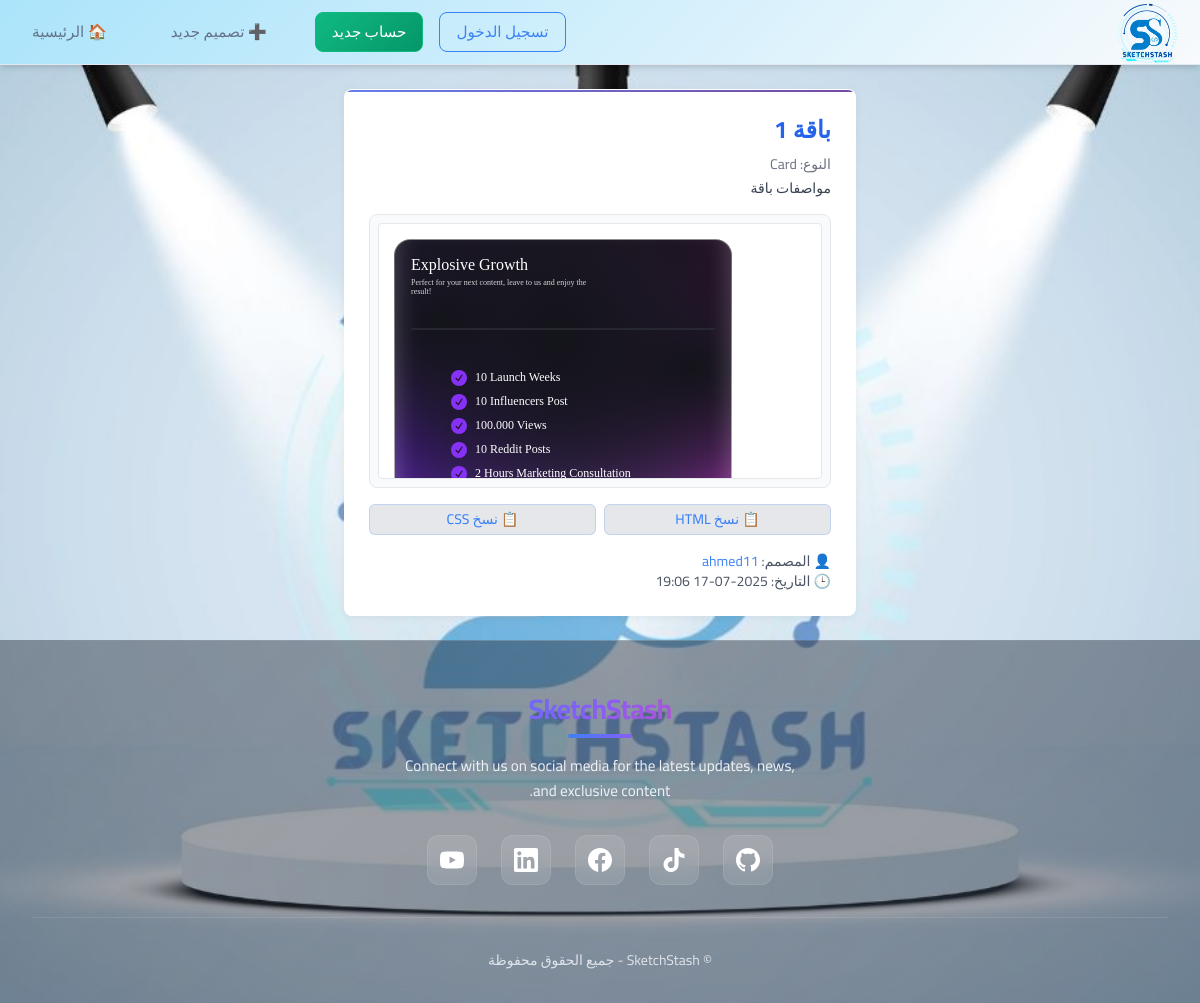
/design/20/, run on the app's committed database.
### designs/models.py (models this page shows, shortened)
class Design(models.Model):
    DESIGN_TYPES = [
        ('button', 'Button'),
        ('card', 'Card'),
        ('navbar', 'Navbar'),
        ('header', 'Header'),
        ('form', 'Form'),
        ('input', 'Input'),
        ('loader', 'Loader'),
        ('radio', 'Radio Button'),
        ('other', 'Other'),
    ]
    name = models.CharField(max_length=100)
    description = models.TextField(blank=True)
    design_type = models.CharField(max_length=20, choices=DESIGN_TYPES)
    html_code = models.TextField()
    css_code = models.TextField()
    creator = models.ForeignKey(User, on_delete=models.CASCADE, related_name='designs')
    created_at = models.DateTimeField(auto_now_add=True)

### designs/views.py (the view)
# urls.py: path('design/<int:pk>/', views.design_detail, name='design_detail'),
def design_detail(request, pk):
    design = get_object_or_404(Design, pk=pk)
    return render(request, 'designs/design_detail.html', {'design': design})

### designs/templates/designs/design_detail.html (shortened to what this page needs)
{% extends 'designs/base.html' %}
{% block content %}
<div class="form-box">
  <h1 class="text-2xl font-bold text-blue-600 mb-2">{{ design.name }}</h1>
  <p class="text-sm text-gray-500 mb-1">النوع: {{ design.get_design_type_display }}</p>
  <p class="text-gray-700 text-sm mb-4">{{ design.description|default:"بدون وصف" }}</p>
  <div class="preview-box">
    <iframe
      id="preview-iframe-{{ design.id }}"
      class="w-full h-64 border rounded bg-white"
      onload="
        const iframe = this;
        const doc = iframe.contentWindow.document;
        doc.open();
        doc.write(`<!DOCTYPE html><html><head><style>{{ design.css_code|escapejs }}</style></head><body style='margin:0;padding:1rem;'>{{ design.html_code|escapejs }}</body></html>`);
        doc.close();
      ">
    </iframe>
  </div>
  <div class="flex gap-2 mb-4">
    <button class="btn-copy" onclick="copyToClipboard(`{{ design.html_code|escapejs }}`)">📋 نسخ HTML</button>
    <button class="btn-copy" onclick="copyToClipboard(`{{ design.css_code|escapejs }}`)">📋 نسخ CSS</button>
  </div>
  <p class="text-sm text-gray-600">
    👤 المصمم:
    <a href="{% url 'designer_profile' design.creator.username %}" class="text-blue-500 hover:underline">
      {{ design.creator.username }}
    </a><br>
    🕒 التاريخ: {{ design.created_at|date:"Y-m-d H:i" }}
  </p>
</div>
{% endblock %}

### designs/static/css/stylebox.css (style rules this page uses)
body { font-family: 'Cairo', sans-serif; background-image: linear-gradient(135deg, #2a5cd100 0%, #edd6d600 100%), url('../images/backg3.jpg') !important; background-size: cover; background-position: center; background-attachment: fixed; }
.btn-copy { flex: 1; display: flex; align-items: center; justify-content: center; gap: 0.5rem; padding: 0.75rem 1rem; font-size: 0.875rem; font-weight: 500; background: rgba(59, 130, 246, 0.1); color: #3b82f6; border: 1px solid rgba(59, 130, 246, 0.2); border-radius: 0.75rem; cursor: pointer; transition: all 0.3s ease; text-decoration: none; white-space: nowrap; overflow: hidden; text-overflow: ellipsis; }
.form-box { background: rgba(255, 255, 255, 0.95); backdrop-filter: blur(20px); border: 1px solid rgba(255, 255, 255, 0.2); border-radius: 20px; padding: 40px; box-shadow: 0 20px 40px rgba(0, 0, 0, 0.1), 0 0 0 1px rgba(255, 255, 255, 0.1) inset; transform: translateY(0); transition: all 0.3s ease; position: relative; overflow: hidden; }
.form-box::before { content: ''; position: absolute; top: 0; left: 0; right: 0; height: 2px; background: linear-gradient(90deg, #667eea, #764ba2, #667eea); background-size: 200% 100%; animation: shimmer 2s ease-in-out infinite; }
.form-box { max-width: 32rem; margin: 0 auto; background-color: #fff; padding: 1.5rem; border-radius: 0.5rem; box-shadow: 0 2px 8px rgba(0,0,0,0.05); }
.preview-box { background-color: #f9fafb; border: 1px solid #e5e7eb; padding: 0.5rem; border-radius: 0.5rem; overflow: hidden; margin-bottom: 1rem; }
.btn-copy { font-size: 0.875rem; background-color: #e5e7eb; padding: 0.25rem 0.75rem; border-radius: 0.375rem; transition: background-color 0.2s; }

### data on the page
Design: name "باقة 1", design_type "Card", description "مواصفات باقة", creator.username "ahmed11", created_at "2025-07-17 19:06"
